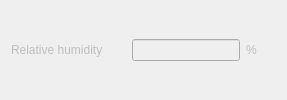
                        <widget class="QWidget" name="widget_butterworthLowPass_5" native="true">
                         <property name="sizePolicy">
                          <sizepolicy hsizetype="Preferred" vsizetype="Fixed">
                           <horstretch>0</horstretch>
                           <verstretch>0</verstretch>
                          </sizepolicy>
                         </property>
                         <layout class="QHBoxLayout" name="horizontalLayout_44">
                          <property name="topMargin">
                           <number>0</number>
                          </property>
                          <property name="bottomMargin">
                           <number>0</number>
                          </property>
                          <item>
                           <widget class="QLabel" name="label_butterworthLowPass_7">
                            <property name="enabled">
                             <bool>false</bool>
                            </property>
                            <property name="sizePolicy">
                             <sizepolicy hsizetype="Fixed" vsizetype="Fixed">
                              <horstretch>0</horstretch>
                              <verstretch>0</verstretch>
                             </sizepolicy>
                            </property>
                            <property name="minimumSize">
                             <size>
                              <width>115</width>
                              <height>0</height>
                             </size>
                            </property>
                            <property name="text">
                             <string>Relative humidity</string>
                            </property>
                           </widget>
                          </item>
                          <item>
                           <widget class="QLineEdit" name="lineEdit_butterworthLowPassValue_6">
                            <property name="enabled">
                             <bool>false</bool>
                            </property>
                            <property name="minimumSize">
                             <size>
                              <width>90</width>
                              <height>0</height>
                             </size>
                            </property>
                           </widget>
                          </item>
                          <item alignment="Qt::AlignLeft">
                           <widget class="QLabel" name="label_butterworthLowPassUnits_3">
                            <property name="enabled">
                             <bool>false</bool>
                            </property>
                            <property name="sizePolicy">
                             <sizepolicy hsizetype="Fixed" vsizetype="Preferred">
                              <horstretch>0</horstretch>
                              <verstretch>0</verstretch>
                             </sizepolicy>
                            </property>
                            <property name="minimumSize">
                             <size>
                              <width>30</width>
                              <height>0</height>
                             </size>
                            </property>
                            <property name="text">
                             <string>%</string>
                            </property>
                           </widget>
                          </item>
                         </layout>
                        </widget>
